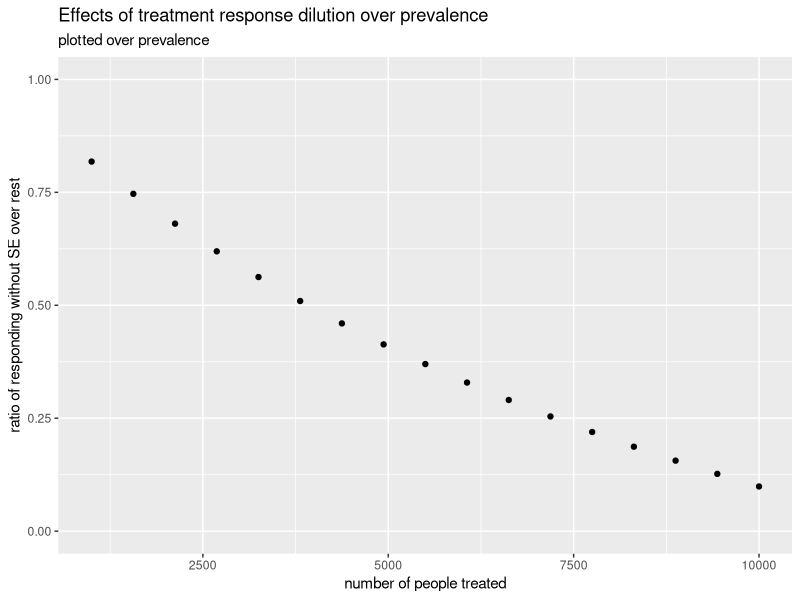
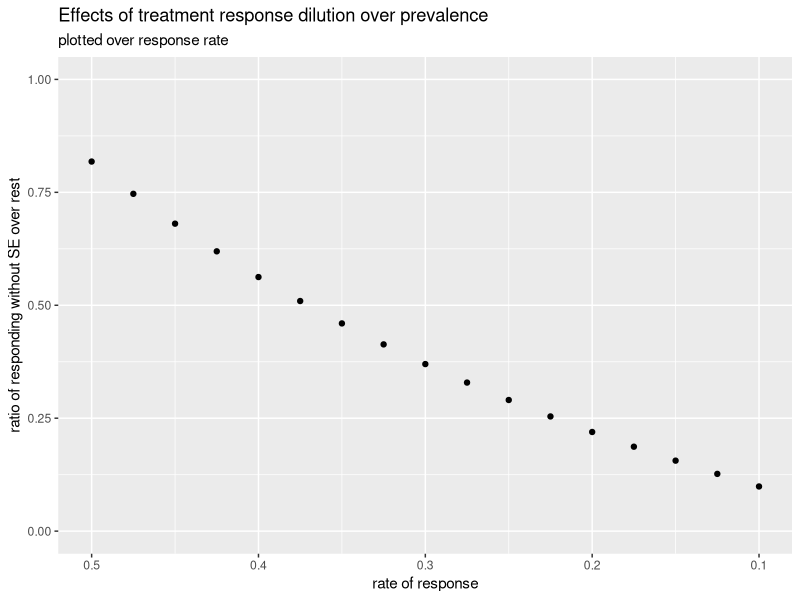

Here is the R script that generated these plots, in order:
pop_var <- seq(from = 1000, to = 10000, length.out= 17) 
#response <- 0.9
side_effect <- .1




response <-   seq(from = 0.5, to = 0.1, by = -.025)
  
responders <- 0
non_responders <- 0
responders_SE <- 0
responders_no_SE <- 0
non_responders_SE <- 0
non_responders_no_SE <- 0
ratio_responders_no_SE_all <- 0

for (i in 1: length(response)){
responders[i] <- pop_var[i]*response[i]
non_responders[i] <- pop_var[i]-responders[i]

responders_SE[i] <- responders[i]*side_effect 
responders_no_SE[i] <- responders[i] -responders_SE[i]

non_responders_SE[i] <- non_responders[i]*side_effect 
non_responders_no_SE[i] <- non_responders[i]-non_responders_SE[i]



ratio_responders_no_SE_all[i] <- responders_no_SE[i]/(responders_SE[i]+non_responders_SE[i]+non_responders_no_SE[i])
ratio_responders_no_SE_all[i]

}

ratio_responders_no_SE_all

df_response_ratio <- data.frame(ratio_responders_no_SE_all = ratio_responders_no_SE_all, 
                                pop_var = pop_var ,  response = response )

library(tidyverse)
ratio_over_prevalence <- df_response_ratio%>% 
  ggplot(aes(x= pop_var , y =ratio_responders_no_SE_all )) +
  geom_point()+
  ylim(0,1)+
  ggtitle("Effects of treatment response dilution over prevalence") +
  labs(subtitle = "plotted over prevalence")+
  ylab("ratio of responding without SE over rest")+
  xlab("number of people treated")
ratio_over_prevalence 


ratio_over_response_rate <- df_response_ratio%>% 
  ggplot(aes(x= response , y =ratio_responders_no_SE_all )) +
  geom_point()+
  ylim(0,1)+
  ggtitle("Effects of treatment response dilution over prevalence") +
  labs(subtitle = "plotted over response rate")+
  ylab("ratio of responding without SE over rest")+
  xlab("rate of response")+
  scale_x_reverse()
ratio_over_response_rate


